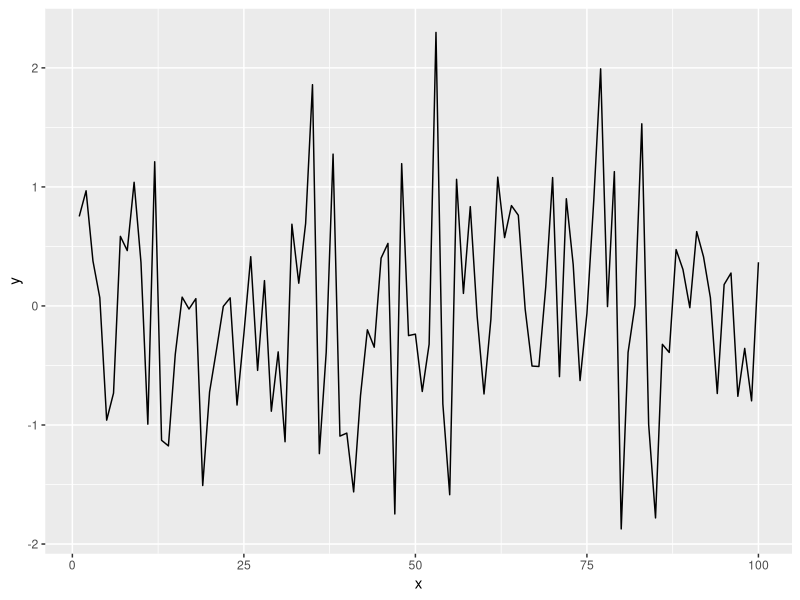

Source code (R):
## ---- chunk 1
library(tidyverse)
## ---- chunk 2
x = seq(1:100)
y = rnorm(100)
dat = data.frame(x, y)
ggplot(dat, aes(x = x, y = y)) +
geom_line()
